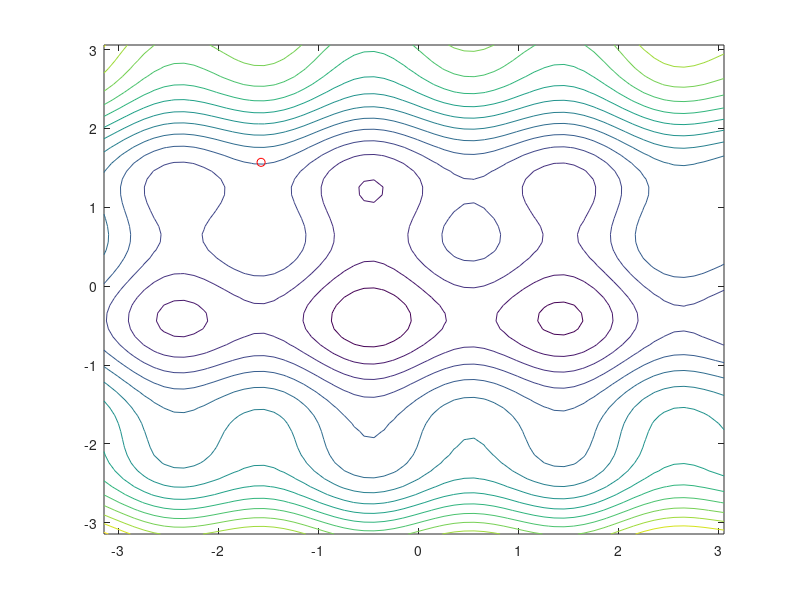

The MATLAB script that drew this image: (Note: this script raises an error after producing the figure.)
close all
clear;

% define function
% f   = @(x) x.^2 + sin(pi*x);
% df  = @(x) 2*x + pi*cos(pi*x);
% ddf = @(x) 2 - pi*pi*sin(pi*x);
f     = @(x, y) 1/4 * x.^2 + sin(pi*x) + y.^2 + sin(pi*y);
df_x  = @(x, y) 1/2 * x + pi*cos(pi*x);
ddf_x = @(x, y) 1/2 - pi*pi*sin(pi*x);
df_y  = @(x, y) 2 * y + pi*cos(pi*y);
ddf_y = @(x, y) 2 - pi*pi*sin(pi*y);


% define plot domain/space
X   = -1*pi:0.1:1*pi;
Y   = -1*pi:0.1:1*pi;
[Xm, Ym] = meshgrid(X, Y);
Zm = f(Xm, Ym);

% dX  = df(X);
% ddX = ddf(X);

% define problem hyperparams
tc = 0.0001;
lri = 0.1;
momentum = 0.98;
x0 = -0.5*pi;
y0 = 0.5*pi;

figure('Position', [0 0 512 384]);
file = 'anim.gif';
s = 5;

x = x0;
y = y0;
z = f(x, y);
Xs = repmat(x, 1, s);
Ys = repmat(y, 1, s);
Zs = repmat(z, 1, s);
dx = 0;
dy = 0;

stop = 0;
i = 0;
while (~stop)
    % solve the problem
    i = i + 1;
    lr = lri / 1;
    dx  = dx * momentum + df_x(x, y) * (1 - momentum);
    dy  = dy * momentum + df_y(x, y) * (1 - momentum);
    ddx = ddf_x(x,y);
    ddy = ddf_y(x,y);
    x = x - lr * (dx);
    y = y - lr * (dy);
    z = f(x, y);
    
    % show up
    Xs = [Xs(2:s) x];
    Ys = [Ys(2:s) y];
    Zs = [Zs(2:s) z];
    clf('reset');
    contour(Xm, Ym, Zm, 'LevelStep', 1);
    hold on;
    
    for j = 1:s
        pl = scatter(Xs(j), Ys(j), 'o', 'MarkerEdgeColor', 'r');
        pl.MarkerEdgeAlpha = j^2/s^2;
    end
    grid on;
%     xlabel(['lr = ' num2str(lr) '; momentum = ' num2str(momentum) '; y_0 = ' num2str(x0) '; dd = ' num2str(ddy)]);
    set(gcf,'color','w');
    frame(i) = getframe(gcf);
    
    % stopping condition
    stop = (sum(abs(Xs(s) - Xs)) < s * tc) && (sum(abs(Ys(s) - Ys)) < s * tc);
end
hold off;

% save animation to file
for i = 1:length(frame)
    [imind,cm] = rgb2ind(frame(i).cdata,256);
    if i == 1 
        imwrite(imind,cm,file,'gif', 'Loopcount',inf,'DelayTime',0.0333); 
    else 
        imwrite(imind,cm,file,'gif','WriteMode','append','DelayTime',0.0333); 
    end 
end